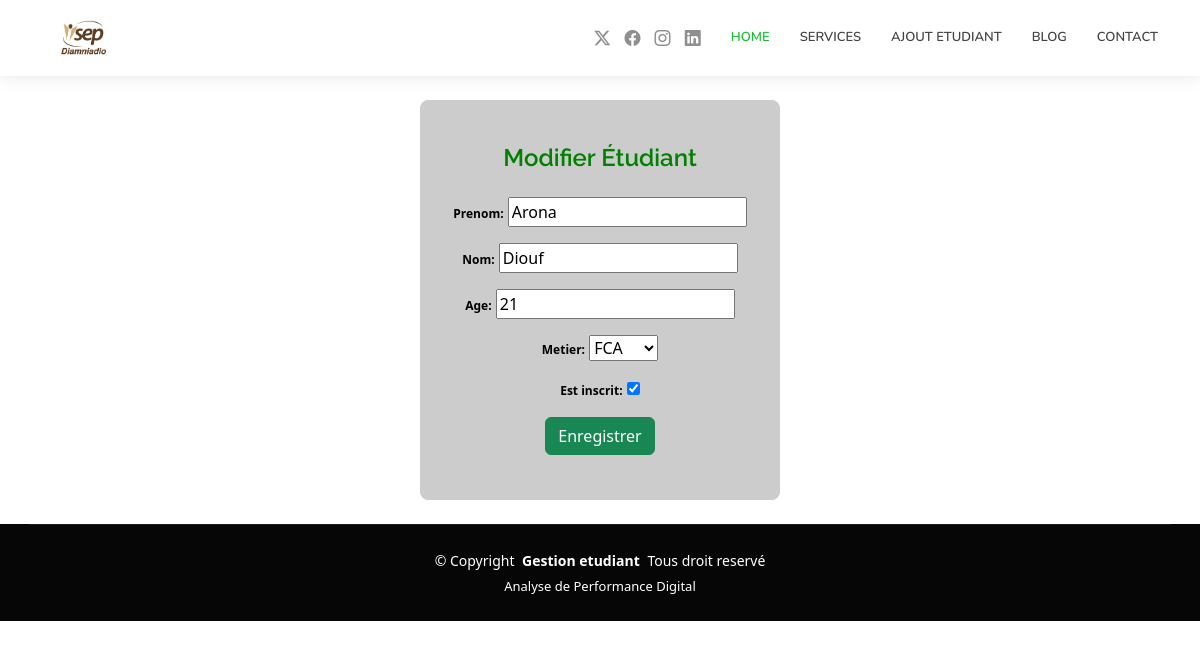
The app's page /modifier/12 with its own data.
### etudiant/models.py (models this page shows, shortened)
class Etudiant(models.Model):
    METIER=[('APD','APD'),('DFE','DFE'),('FCA','FCA')]
    nom= models.CharField(max_length=20)
    prenom=models.CharField(max_length=20)
    age=models.PositiveIntegerField()
    metier=models.CharField(max_length=20, choices=METIER)
    est_inscrit=models.BooleanField()
    create_at =models.DateTimeField(auto_now_add=True)

### etudiant/views.py (the view)
# urls.py: path('modifier/<int:id>', modifier_etudiant, name='modifier'),
def modifier_etudiant(request,id):
    etudiant=Etudiant.objects.get(id=id)
    if request.method == "POST":
        form = AjoutForm(request.POST, instance=etudiant)
        if form.is_valid():
            form.save()
            return redirect('index')  # Remplace par ta vue de redirection
    else:
        form = AjoutForm(instance=etudiant)
    return render(request, 'etudiant/modifier_etudiant.html', {'form': form})

### etudiant/forms.py
class AjoutForm(forms.ModelForm):
    class Meta:
        model = Etudiant
        fields =['prenom','nom','age','metier','est_inscrit']
        widget={
           'nom': forms.TextInput(
               attrs={'class': 'form-control', 'placeholder': 'Entrez votre nom'}
               ),
            'prenom': forms.TextInput(
                attrs={'class': 'form-control', 'placeholder': 'Entrez votre prénom'}
                ),
            'age': forms.NumberInput(
                attrs={'class': 'form-control', 'placeholder': 'Entrez votre âge'}
                ),
            'metier': forms.Select(
                attrs={'class': 'form-control'}
                ),  # Assurez-vous que le modèle a bien le champ choices
            'est_inscrit': forms.CheckboxInput(
                attrs={'class': 'form-check-input'}
                ),
        }

### etudiant/templates/etudiant/modifier_etudiant.html (shortened to what this page needs)
{% extends 'etudiant/base.html' %}
{% load static %}
{% block content %}
<!DOCTYPE html>
<html lang="fr">
<head>
    <link rel="stylesheet" href="https://cdn.jsdelivr.net/npm/bootstrap@5.3.0/dist/css/bootstrap.min.css">
</head>
<body>
    <div class="container text-center">
        <form method="post" class="form container text-center">
            <h2 class="mb-4">Modifier Étudiant</h2>
            {{ form.as_p }}
            <button type="submit" class="btn btn-success  text-center">Enregistrer</button>
        </form>
    </div>
</html>
{% endblock %}

### static/css/main.css (style rules this page uses)
:root { --default-font: "Roboto", system-ui, -apple-system, "Segoe UI", Roboto, "Helvetica Neue", Arial, "Noto Sans", "Liberation Sans", sans-serif, "Apple Color Emoji", "Segoe UI Emoji", "Segoe UI Symbol", "Noto Color Emoji"; --heading-font: "Raleway", sans-serif; --nav-font: "Nunito", sans-serif; }
:root { --background-color: #ffffff; --default-color: #444444; --heading-color: #111111; --accent-color: #1bbd36; --surface-color: #ffffff; --contrast-color: #ffffff; }
:root { --nav-color: #444444; --nav-hover-color: #1bbd36; --nav-mobile-background-color: #ffffff; --nav-dropdown-background-color: #ffffff; --nav-dropdown-color: #444444; --nav-dropdown-hover-color: #1bbd36; }
:root { scroll-behavior: smooth; }
body { color: var(--default-color); background-color: var(--background-color); font-family: var(--default-font); }
h1, h2, h3, h4, h5, h6 { color: var(--heading-color); font-family: var(--heading-font); }

### etudiant/templates/etudiant/modifier_etudiant.html (style rules this page uses)
.form { align-items: center; display: flex; justify-content: center; flex-direction: column; margin-bottom: 20px; border: 1px solid #ccc; background-color: #ccc; padding: 10px; border-radius: 8px; width: 360px; height: 400px; }
.form label { color: black; font-size: 12px; font-weight: bold; }
h2 { font-size: 24px; margin-bottom: 8px; font-weight: 600; color: green; }

### records on screen
Etudiant: prenom "Arona", nom "Diouf", age "21", metier "FCA", est_inscrit "☑"
